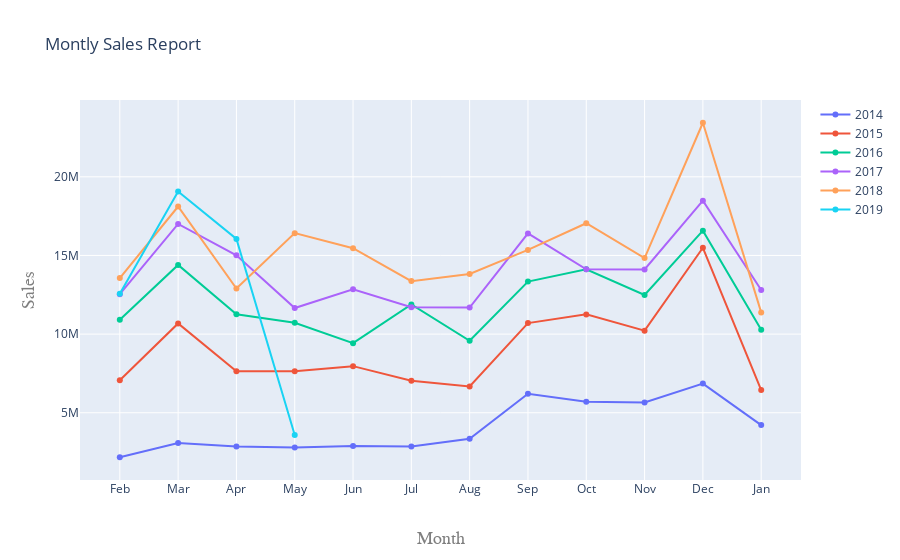

Notebook cell for this chart:
### Code cell
mlist=['Feb', 'Mar', 'Apr', 'May', 'Jun', 'Jul', 'Aug', 'Sep', 'Oct', 'Nov',
       'Dec', 'Jan']
line2014 = go.Scatter(x = historymonth.index, y = historymonth['2014'], name='2014'
                     )
line2015 = go.Scatter(x = historymonth.index, y = historymonth['2015'], name='2015'
                     )
line2016 = go.Scatter(x = historymonth.index, y = historymonth['2016'], name='2016'
                     )
line2017 = go.Scatter(x = historymonth.index, y = historymonth['2017'], name='2017'
                     )
line2018 = go.Scatter(x = historymonth.index, y = historymonth['2018'], name='2018'
                     )
line2019 = go.Scatter(x = historymonth.index, y = historymonth['2019'], name='2019'
                     )
data = [line2014,line2015,line2016,line2017,line2018,line2019]
layout = go.Layout(
    title='Montly Sales Report',
    xaxis=dict(
        title='Month',
        titlefont=dict(
            family='Courier New, monospace',
            size=18,
            color='#7f7f7f'
        )
    ),
    yaxis=dict(
        title='Sales',
        titlefont=dict(
            family='Courier New, monospace',
            size=18,
            color='#7f7f7f'
        )
    )
)
fig = go.Figure(data=data, layout=layout)
iplot(fig)

### Figure 1 — Plotly figure (JSON) as saved in the notebook; plotly's stock layout.template omitted (floating-point values rounded to 4 significant figures)
{"data": [{"name": "2014", "type": "scatter", "x": ["Feb", "Mar", "Apr", "May", "Jun", "Jul", "Aug", "Sep", "Oct", "Nov", "Dec", "Jan"], "y": [2172874, 3081595, 2861414, 2788318, 2893167, 2863464, 3353044, 6211048, 5695116, 5657719, 6855611, 4217096]}, {"name": "2015", "type": "scatter", "x": ["Feb", "Mar", "Apr", "May", "Jun", "Jul", "Aug", "Sep", "Oct", "Nov", "Dec", "Jan"], "y": [7072635, 10679056, 7636244, 7635547, 7963403, 7036178, 6666795, 10701162, 11254404, 10219900, 15488437, 6440197]}, {"name": "2016", "type": "scatter", "x": ["Feb", "Mar", "Apr", "May", "Jun", "Jul", "Aug", "Sep", "Oct", "Nov", "Dec", "Jan"], "y": [10908098, 14397122, 11257231, 10717512, 9425892, 11887307, 9577879, 13338647, 14118411, 12489796, 16577092, 10271754]}, {"name": "2017", "type": "scatter", "x": ["Feb", "Mar", "Apr", "May", "Jun", "Jul", "Aug", "Sep", "Oct", "Nov", "Dec", "Jan"], "y": [12535422, 17004837, 15011459, 11658277, 12851494, 11710270, 11690673, 16399650, 14121416, 14106190, 18484642, 12801313]}, {"name": "2018", "type": "scatter", "x": ["Feb", "Mar", "Apr", "May", "Jun", "Jul", "Aug", "Sep", "Oct", "Nov", "Dec", "Jan"], "y": [13561254, 18111821, 12894764, 16418222, 15463790, 13368621, 13826526, 15351429, 17046985, 14834800, 23435270, 11380518]}, {"name": "2019", "type": "scatter", "x": ["Feb", "Mar", "Apr", "May", "Jun", "Jul", "Aug", "Sep", "Oct", "Nov", "Dec", "Jan"], "y": [12565747, 19060619, 16052808, 3585448, null, null, null, null, null, null, null, null]}], "layout": {"title": {"text": "Montly Sales Report"}, "xaxis": {"title": {"font": {"color": "#7f7f7f", "family": "Courier New, monospace", "size": 18}, "text": "Month"}}, "yaxis": {"title": {"font": {"color": "#7f7f7f", "family": "Courier New, monospace", "size": 18}, "text": "Sales"}}}}
